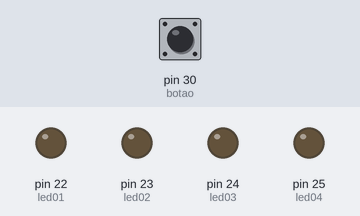
A sketch run on a simulated Arduino Mega 2560, built with avr-gcc and run on an emulated ATmega2560. Shown: output pins drawn as LEDs (lit = HIGH). The inputs (shaded band) are chosen by the test bench; at power-on: pin 30 (botao) HIGH.

Above: at 1.2 s.
1.3 s: pin 30 (botao) pulled LOW for 1 s
At 3.5 s:
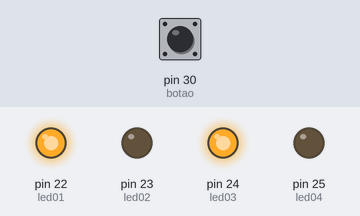
3.8 s: pin 30 (botao) pulled LOW for 0.15 s
At 5.0 s:
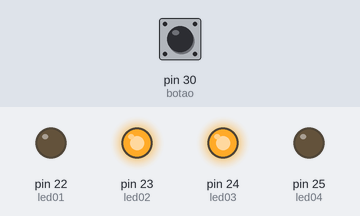
5.5 s: pin 30 (botao) pulled LOW for 0.15 s
At 6.3 s:
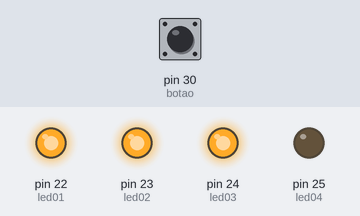
7.2 s: pin 30 (botao) pulled LOW for 3.2 s
At 7.8 s:
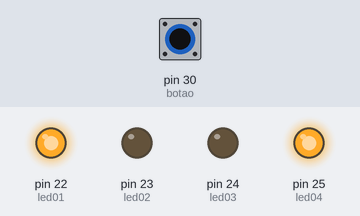
Timing chart, 0 to 11.9 s (numbered marks = the images above; inputs shaded):
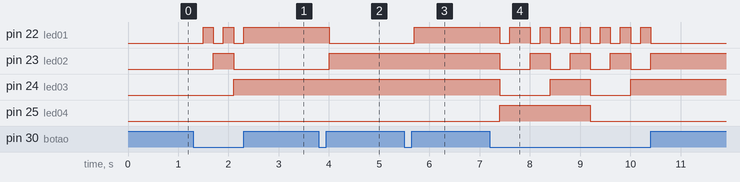

The sketch:

Testar_com_4_Leds.ino
```cpp
const int led01 = 22;
const int led02 = 23;
const int led03 = 24;
const int led04 = 25;

int botao = 30;
int estadoBotao;

int contador;

void setup(){

  pinMode(led01,OUTPUT);
  pinMode(led02,OUTPUT);
  pinMode(led03,OUTPUT);
  pinMode(led04,OUTPUT);

  pinMode(botao,INPUT);

  digitalWrite(botao,1);


}


void loop(){

  int estadoBotao = digitalRead(botao);

  if(estadoBotao == 0){

    contador++;

    delay(200);


  }


  if(contador == 17){

    contador = 0;

  }

    if(contador == 0){

    digitalWrite(led01,LOW);
    digitalWrite(led02,LOW);
    digitalWrite(led03,LOW);
    digitalWrite(led04,LOW);

  }

  if(contador == 1){

    digitalWrite(led01,HIGH);
    digitalWrite(led02,LOW);
    digitalWrite(led03,LOW);
    digitalWrite(led04,LOW);

  }

    if(contador == 2){

    digitalWrite(led01,LOW);
    digitalWrite(led02,HIGH);
    digitalWrite(led03,LOW);
    digitalWrite(led04,LOW);

  }

    if(contador == 3){

    digitalWrite(led01,HIGH);
    digitalWrite(led02,HIGH);
    digitalWrite(led03,LOW);
    digitalWrite(led04,LOW);

  }

    if(contador == 4){

    digitalWrite(led01,LOW);
    digitalWrite(led02,LOW);
    digitalWrite(led03,HIGH);
    digitalWrite(led04,LOW);

  }

  if(contador == 5){

    digitalWrite(led01,HIGH);
    digitalWrite(led02,LOW);
    digitalWrite(led03,HIGH);
    digitalWrite(led04,LOW);

  }

  if(contador == 6){

    digitalWrite(led01,LOW);
    digitalWrite(led02,HIGH);
    digitalWrite(led03,HIGH);
    digitalWrite(led04,LOW);

  }

  if(contador == 7){

    digitalWrite(led01,HIGH);
    digitalWrite(led02,HIGH);
    digitalWrite(led03,HIGH);
    digitalWrite(led04,LOW);

  }

  if(contador == 8){

    digitalWrite(led01,LOW);
    digitalWrite(led02,LOW);
    digitalWrite(led03,LOW);
    digitalWrite(led04,HIGH);

  }

  if(contador == 9){

    digitalWrite(led01,HIGH);
    digitalWrite(led02,LOW);
    digitalWrite(led03,LOW);
    digitalWrite(led04,HIGH);

  }

  if(contador == 10){

    digitalWrite(led01,HIGH);
    digitalWrite(led02,LOW);
    digitalWrite(led03,LOW);
    digitalWrite(led04,HIGH);

  }

  if(contador == 11){

    digitalWrite(led01,LOW);
    digitalWrite(led02,HIGH);
    digitalWrite(led03,LOW);
    digitalWrite(led04,HIGH);

  }

  if(contador == 12){

    digitalWrite(led01,HIGH);
    digitalWrite(led02,HIGH);
    digitalWrite(led03,LOW);
    digitalWrite(led04,HIGH);

  }

  if(contador == 13){

    digitalWrite(led01,LOW);
    digitalWrite(led02,LOW);
    digitalWrite(led03,HIGH);
    digitalWrite(led04,HIGH);

  }

  if(contador == 14){

    digitalWrite(led01,HIGH);
    digitalWrite(led02,LOW);
    digitalWrite(led03,HIGH);
    digitalWrite(led04,HIGH);

  }

  if(contador == 15){

    digitalWrite(led01,LOW);
    digitalWrite(led02,HIGH);
    digitalWrite(led03,HIGH);
    digitalWrite(led04,HIGH);

  }

  if(contador == 16){

    digitalWrite(led01,HIGH);
    digitalWrite(led02,HIGH);
    digitalWrite(led03,HIGH);
    digitalWrite(led04,HIGH);

  }


}
```

Measured:
- after the input at 1.3 s, pin 22 (led01): alternates HIGH for 0.20 s and LOW for 0.20 s, 5 changes in all, then stays HIGH, starting after 0.20 s; pin 23 (led02): LOW → HIGH after 0.40 s, → LOW 0.40 s later; pin 24 (led03): LOW → HIGH after 0.80 s
- after the input at 3.8 s, pin 22 (led01): HIGH → LOW after 0.20 s; pin 23 (led02): LOW → HIGH after 0.20 s
- after the input at 5.5 s, pin 22 (led01): LOW → HIGH after 0.20 s
- after the input at 7.2 s, pin 22 (led01): goes LOW 0.20 s, HIGH 0.40 s, 6 × (LOW 0.20 s, HIGH 0.20 s), then LOW, starting after 0.20 s; pin 23 (led02): HIGH → LOW after 0.20 s, then repeats every 0.80 s: HIGH 0.40 s, LOW 0.40 s, until it stays HIGH from 10.4 s
